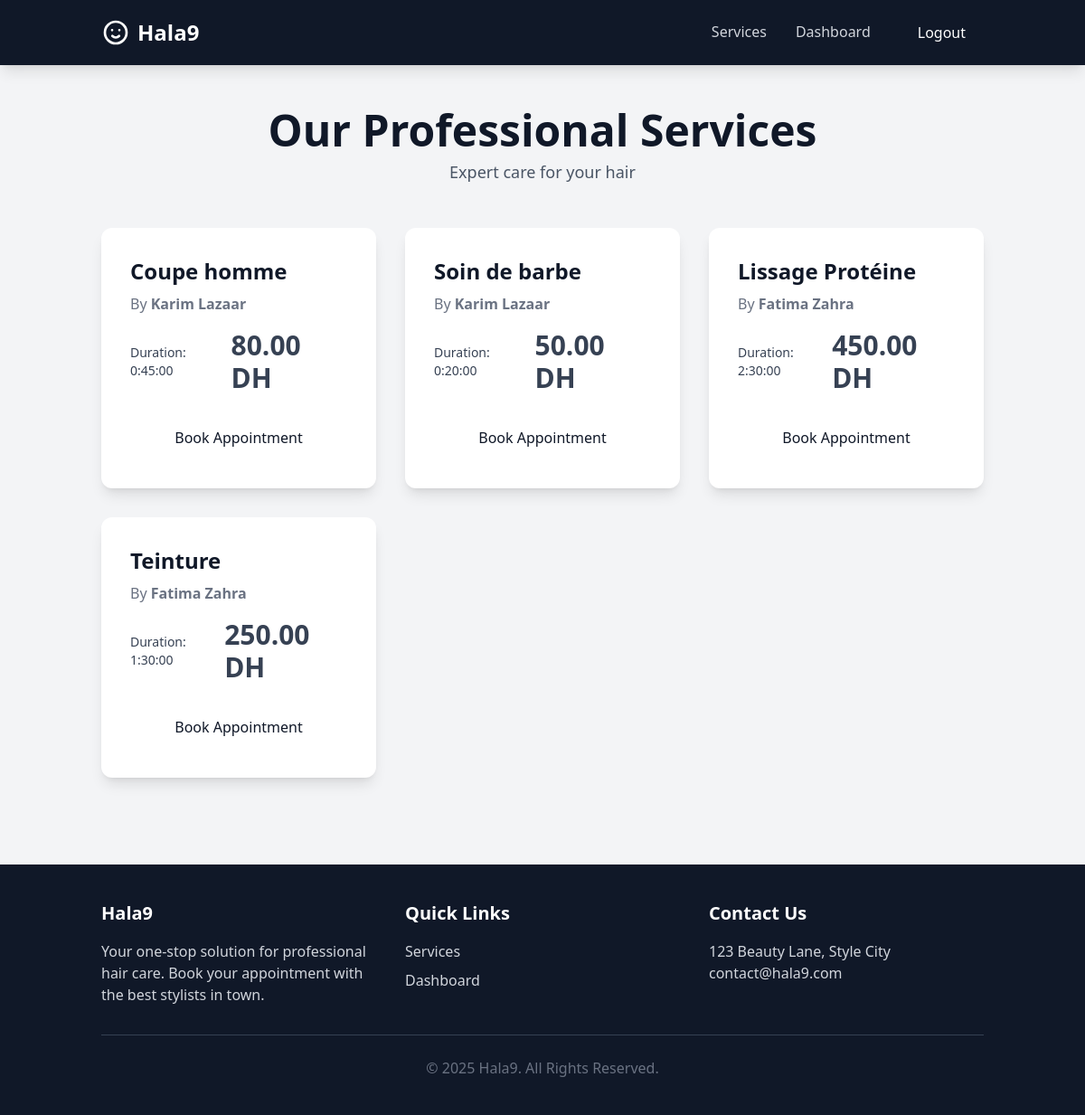
Screenshot of /services/ (signed in) with the database file from the repository.
### services/models.py (models this page shows, shortened)
class Service(models.Model):
    name = models.CharField(max_length=100)
    duration = models.DurationField()
    price = models.DecimalField(max_digits=6, decimal_places=2)
    hairdresser = models.ForeignKey(settings.AUTH_USER_MODEL, on_delete=models.CASCADE, limit_choices_to={'role': 'hairdresser'})

### accounts/models.py (models this page shows)
class User(AbstractUser):
    ROLE_CHOICES = (
        ('customer', 'Customer'),
        ('hairdresser', 'Hairdresser'),
    )
    role = models.CharField(max_length=20, choices=ROLE_CHOICES, default='customer')

### services/views.py (the view)
# urls.py: path('', views.service_list, name='service_list'),
def service_list(request):
    services = Service.objects.all()
    return render(request, 'services/service_list.html', {'services': services})

### templates/services/service_list.html (shortened to what this page needs)
{% extends 'hala9/base.html' %}
{% block content %}
    <div class="text-center mb-12">
        <h1 class="text-4xl md:text-5xl font-bold text-dark-blue mb-2">Our Professional Services</h1>
        <p class="text-lg text-gray-600">Expert care for your hair</p>
    </div>
    <div class="grid md:grid-cols-2 lg:grid-cols-3 gap-8">
        {% for service in services %}
            <div class="bg-white rounded-xl shadow-lg overflow-hidden group transform hover:-translate-y-2 transition-transform duration-300">
                <div class="p-8">
                    <h3 class="text-2xl font-bold text-dark-blue mb-2">{{ service.name }}</h3>
                    <p class="text-gray-500 mb-4">
                        By <span class="font-semibold">{{ service.hairdresser.first_name }} {{ service.hairdresser.last_name }}</span>
                    </p>
                    <div class="flex justify-between items-center text-gray-700 mb-6">
                        <span class="text-sm">Duration: {{ service.duration }}</span>
                        <span class="text-3xl font-bold text-accent-blue">{{ service.price|floatformat:2 }} DH</span>
                    </div>
                    <a href="{% url 'reservations:create_booking' %}?service_id={{ service.id }}" class="block w-full text-center bg-button-white text-dark-blue py-3 rounded-lg hover:bg-gray-200 transition-all duration-300 transform group-hover:scale-105">
                        Book Appointment
                    </a>
                </div>
            </div>
        {% empty %}
            <div class="col-span-full text-center text-gray-500 py-16">
                <p>No services are available at the moment. Please check back soon.</p>
            </div>
        {% endfor %}
    </div>
{% endblock %}

### rows the page displays
Service: name "Coupe homme", hairdresser.first_name "Karim", hairdresser.last_name "Lazaar", duration "0:45:00", price "80.00"
Service: name "Soin de barbe", hairdresser.first_name "Karim", hairdresser.last_name "Lazaar", duration "0:20:00", price "50.00"
Service: name "Lissage Protéine", hairdresser.first_name "Fatima", hairdresser.last_name "Zahra", duration "2:30:00", price "450.00"
Service: name "Teinture", hairdresser.first_name "Fatima", hairdresser.last_name "Zahra", duration "1:30:00", price "250.00"
